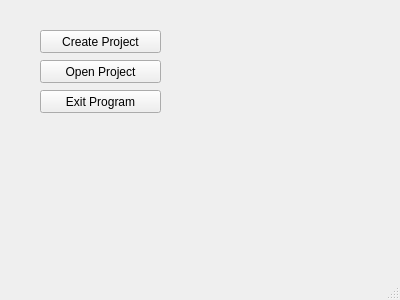
<?xml version="1.0" encoding="UTF-8"?>
<ui version="4.0">
 <class>MainWindow</class>
 <widget class="QMainWindow" name="MainWindow">
  <property name="geometry">
   <rect>
    <x>0</x>
    <y>0</y>
    <width>400</width>
    <height>300</height>
   </rect>
  </property>
  <property name="contextMenuPolicy">
   <enum>Qt::DefaultContextMenu</enum>
  </property>
  <property name="windowTitle">
   <string>MainWindow</string>
  </property>
  <widget class="QWidget" name="centralwidget">
   <widget class="QPushButton" name="btn_openProject">
    <property name="geometry">
     <rect>
      <x>40</x>
      <y>60</y>
      <width>121</width>
      <height>23</height>
     </rect>
    </property>
    <property name="text">
     <string>Open Project</string>
    </property>
   </widget>
   <widget class="QPushButton" name="btn_createProject">
    <property name="geometry">
     <rect>
      <x>40</x>
      <y>30</y>
      <width>121</width>
      <height>23</height>
     </rect>
    </property>
    <property name="text">
     <string>Create Project</string>
    </property>
   </widget>
   <widget class="QPushButton" name="btn_exitProgram">
    <property name="geometry">
     <rect>
      <x>40</x>
      <y>90</y>
      <width>121</width>
      <height>23</height>
     </rect>
    </property>
    <property name="text">
     <string>Exit Program</string>
    </property>
   </widget>
  </widget>
  <widget class="QMenuBar" name="menubar">
   <property name="geometry">
    <rect>
     <x>0</x>
     <y>0</y>
     <width>400</width>
     <height>21</height>
    </rect>
   </property>
  </widget>
  <widget class="QStatusBar" name="statusbar"/>
 </widget>
 <resources/>
 <connections>
  <connection>
   <sender>btn_openProject</sender>
   <signal>clicked()</signal>
   <receiver>MainWindow</receiver>
   <slot>push_open_project()</slot>
   <hints>
    <hint type="sourcelabel">
     <x>51</x>
     <y>94</y>
    </hint>
    <hint type="destinationlabel">
     <x>90</x>
     <y>173</y>
    </hint>
   </hints>
  </connection>
  <connection>
   <sender>btn_createProject</sender>
   <signal>clicked()</signal>
   <receiver>MainWindow</receiver>
   <slot>push_create_project()</slot>
   <hints>
    <hint type="sourcelabel">
     <x>151</x>
     <y>65</y>
    </hint>
    <hint type="destinationlabel">
     <x>188</x>
     <y>33</y>
    </hint>
   </hints>
  </connection>
  <connection>
   <sender>btn_exitProgram</sender>
   <signal>clicked()</signal>
   <receiver>MainWindow</receiver>
   <slot>push_exit_program()</slot>
   <hints>
    <hint type="sourcelabel">
     <x>123</x>
     <y>120</y>
    </hint>
    <hint type="destinationlabel">
     <x>264</x>
     <y>121</y>
    </hint>
   </hints>
  </connection>
 </connections>
 <slots>
  <slot>btn_main_to_second()</slot>
  <slot>push_open_project()</slot>
  <slot>push_create_project()</slot>
  <slot>push_exit_program()</slot>
 </slots>
</ui>
